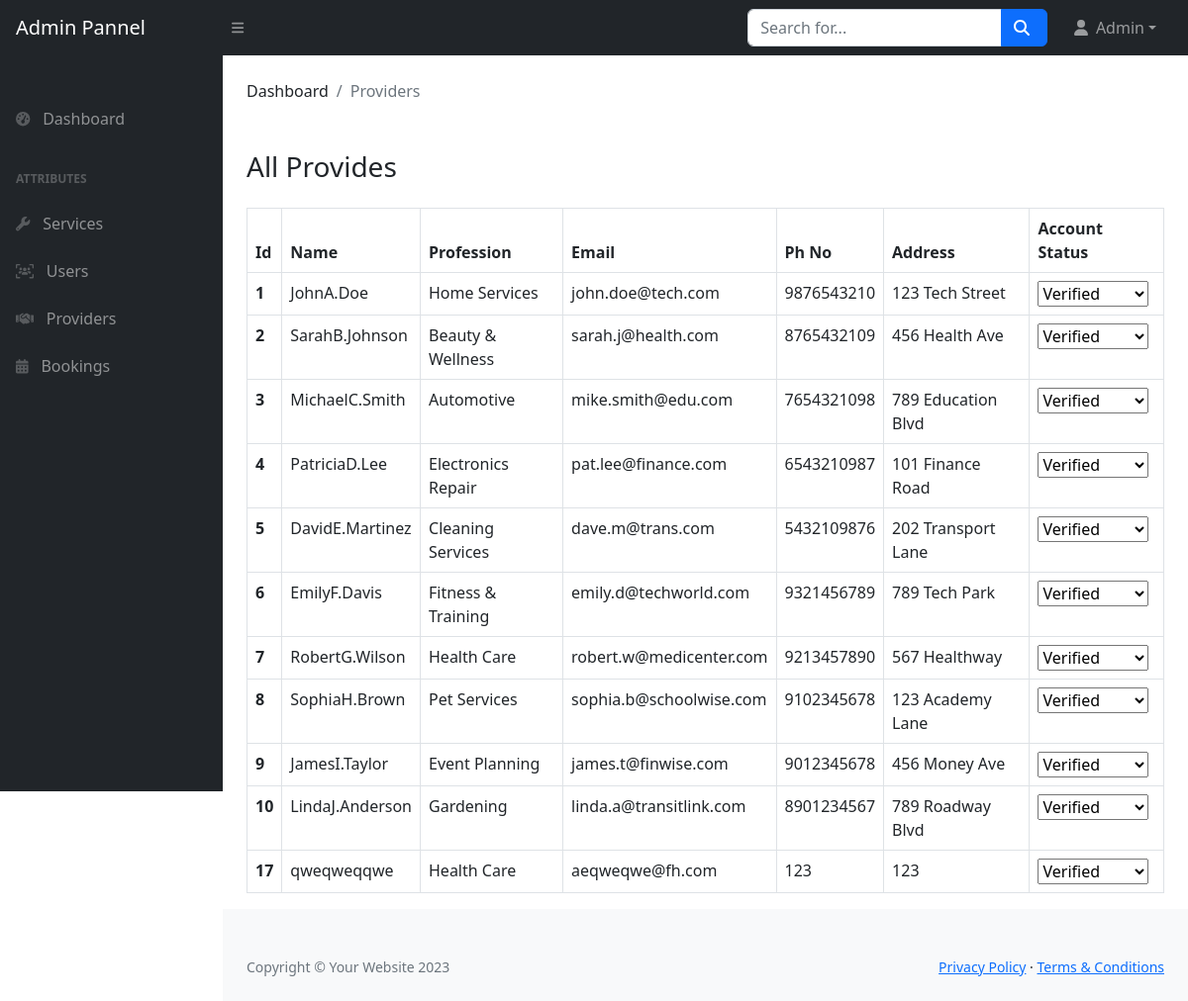
The page /admin/providers.php (signed in) on the database as committed earlier.
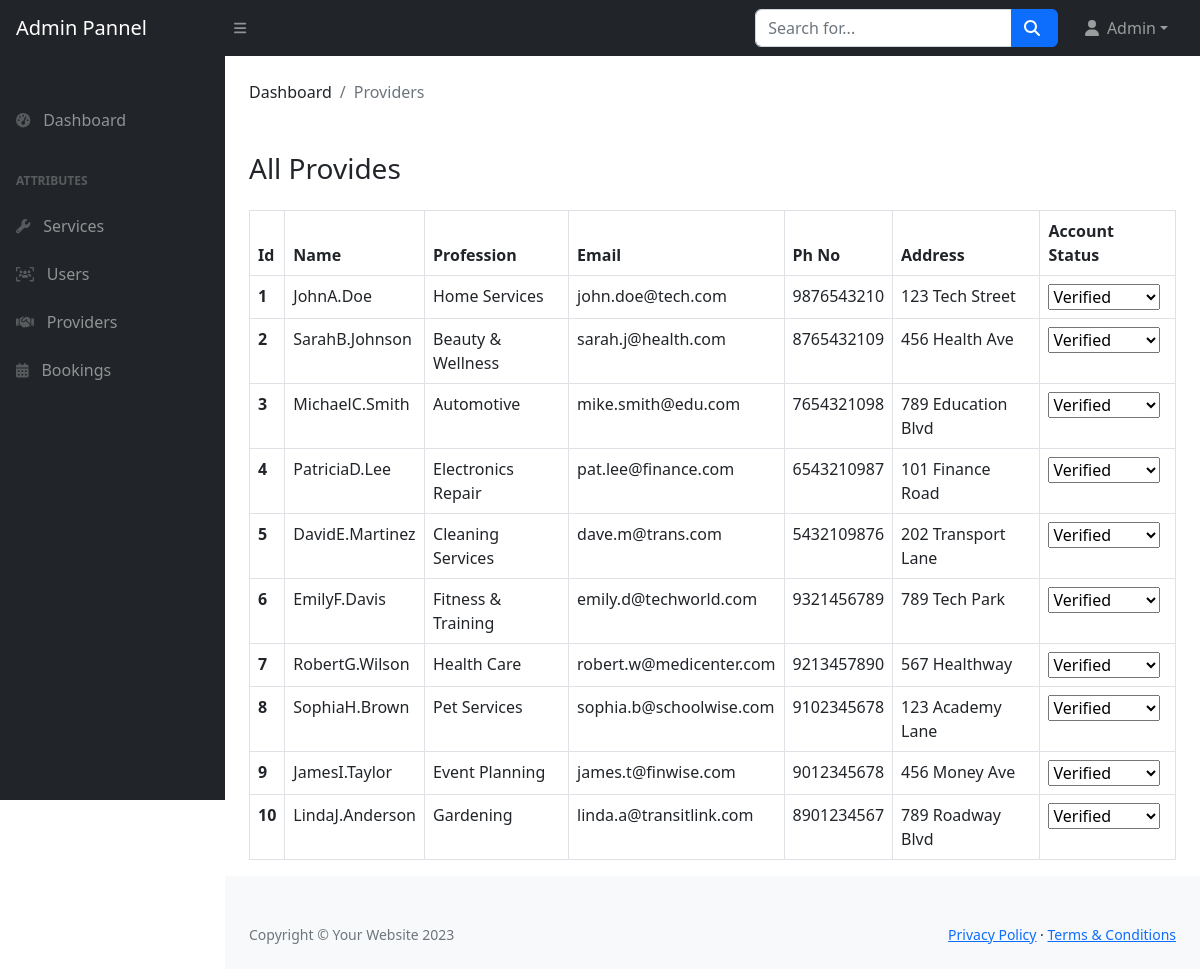
The same page on the database as committed later.
### tables this page shows
CREATE TABLE `provider` (
  `pid` int(11) NOT NULL,
  `provider_category_id` int(11) DEFAULT 0,
  `fname` varchar(50) NOT NULL,
  `mname` varchar(50) DEFAULT NULL,
  `lname` varchar(50) NOT NULL,
  `gender` enum('Male','Female','Other') DEFAULT NULL,
  `age` int(11) NOT NULL,
  `email` varchar(50) NOT NULL,
  `con_num` bigint(20) NOT NULL,
  `alt_num` bigint(20) DEFAULT NULL,
  `address` text NOT NULL,
  `password` varchar(255) NOT NULL,
  `pan_card` varchar(20) NOT NULL,
  `acc_num` bigint(20) NOT NULL,
  `ifsc` varchar(255) NOT NULL,
  `experience` varchar(255) DEFAULT NULL,
  `photo` varchar(255) DEFAULT NULL,
  `certificate` varchar(255) DEFAULT NULL,
  `aadhaar` bigint(20) NOT NULL,
  `created_at` timestamp NOT NULL DEFAULT current_timestamp(),
  `updated_at` timestamp NOT NULL DEFAULT current_timestamp() ON UPDATE current_timestamp(),
  `is_deleted` tinyint(1) NOT NULL DEFAULT 0,
  `is_verified` int(11) NOT NULL DEFAULT 0,
  `is_banned` int(11) NOT NULL DEFAULT 0
);

CREATE TABLE `category` (
  `cid` int(11) NOT NULL,
  `cname` varchar(255) DEFAULT NULL
);

### admin/providers.php (the view, shortened to what this page needs)
<?php require("./components/header.php") ?>
<main>
    <div class="container-fluid px-4">
        <ol class="breadcrumb mb-4">
            <li class="breadcrumb-item">Dashboard</li>
            <li class="breadcrumb-item active">Providers</li>
        </ol>
    </div>
    <div class="container-fluid px-4">
        <h3 class="mb-0">All Provides</h3>
        <table class="table table-bordered table-hover">
            <thead>
                <tr>
                    <th scope="col">Id</th>
                    <th scope="col">Name</th>
                    <th scope="col">Profession</th>
                    <th scope="col">Email</th>
                    <th scope="col">Ph No</th>
                    <th scope="col">Address</th>
                    <th scope="col" colspan="2">Account Status</th>
                </tr>
            </thead>
            <tbody>
                <?php
                $sql = "SELECT * FROM provider p,category c where p.provider_category_id = c.cid;";
                $result = mysqli_query($conn, $sql) or die(mysqli_error($conn));
                if (mysqli_num_rows($result) > 0) {
                    while ($row = mysqli_fetch_assoc($result)) {
                ?>
                        <tr>
                            <th><?php echo $row['pid'] ?></th>
                            <td><?php echo $row['fname'] . $row['mname'] . $row['lname'] ?></td>
                            <td><?php echo $row['cname'] ?></td>
                            <td><?php echo $row['email'] ?></td>
                            <td><?php echo $row['con_num'] ?></td>
                            <td><?php echo $row['address'] ?></td>
                            <td>
                                <select class="verify-status" data-id="<?php echo $row['pid']; ?>">
                                    <option value="1" <?php echo $row['is_verified'] == 1 ? 'selected' : ''; ?>>Verified</option>
                                </select>
                            </td>
                        </tr>
                <?php
                    }
                } else {
                    echo "No record found";
                }
                ?>
            </tbody>
        </table>
    </div>
</main>
<?php require('./components/footer.php') ?>

Rows that differ between the two databases and show on the page:
removed provider: pid "17", fname "qwe", mname "qwe", lname "qqwe", provider_category.cname "Health Care", email "aeqweqwe@fh.com", con_num "123", address "123", is_verified+pid "Verified"
